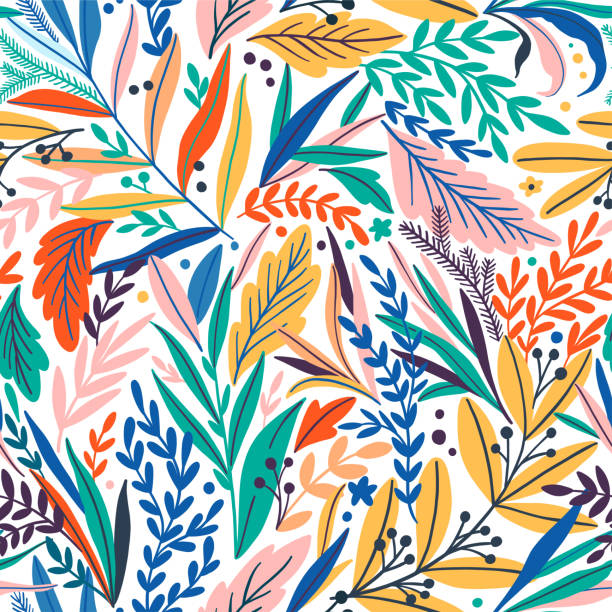
#> input picture Pattern.jpg, 612 x 612 px
$ python final.py
#> lines starting #> are read from the running program, lines starting #| are printed output that depends on the picture; long printed decimals are rounded
import cv2
import numpy as np
import matplotlib.pyplot as plt
import math

class TreeNode:
    #This class defines a node object in the huffman tree
    def __init__(self,data,probability,left=None, right=None):
        self.data = data
        self.probability = probability
        self.children = []
        self.parent = None
        self.bit = None
        self.bit_sequence = False
        self.left = left
        self.right = right

    def add_child(self,child):
        child.parent = self
        self.children.append(child)

    def assign_bits(self):

        if self.children:
            self.children[0].bit = "1"
            self.children[1].bit = "0"
            for i in self.children:
                i.assign_bits()

    def assign_bit_sequence(self):
        if not self.parent:
            for i in self.children:
                    i.assign_bit_sequence()
        if self.parent:
            self.bit_sequence = self.parent.bit_sequence + self.bit
            if self.children:
                for i in self.children:
                        i.assign_bit_sequence()
            else:
                self.bit_sequence = self.bit_sequence[1:]

    def get_leaf_values(self):

        if not self.children:
            #a leaf node
            return self.data,self.bit_sequence

        left_values = self.children[0].get_leaf_values()
        right_values = self.children[1].get_leaf_values()
        self.children[0].get_leaf_values()
        self.children[1].get_leaf_values()

        return left_values,right_values

def build_tree(codebook):
    root = TreeNode(None,None)

    for symbol, code in codebook.items():
        node = root

        for bit in code:
            if bit == "0":
                if node.left is None:
                    node.left = TreeNode(None,None)
                node = node.left
            else:
                if node.right is None:
                    node.right = TreeNode(None,None)
                node = node.right

        node.data = symbol

    return root

def huffman_decoding_tree(bit_sequence, root):
    decoded_values = []
    current_node = root

    for bit in bit_sequence:
        if bit == "0":
            current_node = current_node.left
        else:
            current_node = current_node.right
        if current_node.data is not None:
            decoded_values.append(current_node.data)
            current_node = root

    return decoded_values

def quantinze(number,cropped):

    image = cropped
    #quantice a number
    number_of_ranges = 7
    max_ = np.max(image)
    min_ = np.min(image)
    range_ = max_ - min_
    range_length = math.ceil(range_/number_of_ranges)
    updated_range = range_length*number_of_ranges
    value_to_add_for_range = updated_range - range_
    if (max_+ number_of_ranges) <= 255:
        max_ = max_ + value_to_add_for_range
    else:
        min_ = min_ - value_to_add_for_range
    quantized = None
    #find in which range the number is in
    #assign the quantized value
    middle = min_ + (math.ceil((number-min_)/range_length)-1)*range_length + range_length/2 #middle value of the range it belongs
    if number<min_:
        quantized = min_
    elif number > max_:
        quantized = max_
    elif number < middle:
        quantized = min_ + (math.ceil((number-min_)/range_length)-1)*range_length
    else:
        quantized = min_ + (math.ceil((number-min_)/range_length))*range_length
    return quantized

def quantize_image(image,reference):
    uniques = np.unique(image)
    new_arr = image
    for i in uniques:
        quantized_value = quantinze(i,reference)

        new_arr = np.where(new_arr == i, quantized_value, new_arr)
    return new_arr

def flatten_tuple(nested_tuple):
    flattened_list = []
    for element in nested_tuple:
        if isinstance(element, tuple):
            flattened_list.extend(flatten_tuple(element))
        else:
            flattened_list.append(element)
    tuples_list = []
    return flattened_list

def build_huffman_tree_from_leaves(leaves_):
    #creating leaf nodes for each symbol
    sorted_leaves = sorted(leaves_, key=lambda node: node.probability, reverse=True)
    # #now itteratively create the tree
    count = 1
    while len(sorted_leaves)>1:
        new_node_probability = sorted_leaves[-1].probability + sorted_leaves[-2].probability
        new_node = TreeNode(data= f"inter_{count}",probability=new_node_probability)
        new_node.add_child(sorted_leaves[-2])
        new_node.add_child(sorted_leaves[-1]) # does this order matter
        sorted_leaves = sorted_leaves[:-2]
        sorted_leaves.append(new_node)
        sorted_leaves = sorted(sorted_leaves, key=lambda node: node.probability, reverse=True)
        count = count + 1
    sorted_leaves[-1].bit_sequence = "X"
    sorted_leaves[-1].assign_bits()
    sorted_leaves[-1].assign_bit_sequence()
    # sorted_leaves[-1].print_tree()
    flattened_list = flatten_tuple(sorted_leaves[-1].get_leaf_values())
    tuple_list = []
    for i in range(0, len(flattened_list), 2):
        tuple_list.append((flattened_list[i], flattened_list[i + 1]))
    flattened_list = tuple_list

    # print(flattened_list)
    return flattened_list

def generate_huffman_code(uniques,probabilities):

    symbols_objects = []
    for data,probabiliy in zip(uniques.tolist(),probabilities):
        leaf = TreeNode(str(data),probabiliy)
        symbols_objects.append(leaf)

    codes = build_huffman_tree_from_leaves(symbols_objects)
    result = {}

    for item in codes:
        result[item[0]] = item[1]

    return result

def compress_image(huffman_code_for_cropped,image):
    #this image should be quantized using the range in the cropped image rgb channel
    array_to_compress = image.flatten()
    bit_sequence = ""
    for i in array_to_compress:
        symbol = huffman_code_for_cropped[str(i)]
        bit_sequence = bit_sequence + symbol

    return bit_sequence

def save_string_to_file(string, filename):
    #saves a given string to a text file as the given file name
    with open(filename, 'w') as f:
        f.write(string)

def get_entropy(image):
    uniques,counts = np.unique(image,return_counts = True)
    probabilities = counts/np.sum(counts)
    entropy = -np.sum(probabilities * np.log2(probabilities))
    return entropy

def psnr(image1, image2):
# Convert the images to grayscale
    image1 = cv2.cvtColor(image1, cv2.COLOR_BGR2GRAY)
    image2 = cv2.cvtColor(image2, cv2.COLOR_BGR2GRAY)

    # Calculate the mean squared error (MSE)
    mse = np.mean((image1 - image2) ** 2)

    # Check if the MSE is zero
    if mse == 0:
        return float('inf')

     # Calculate the PSNR
    psnr = 10 * np.log10(255 ** 2 / mse)
    return psnr

def average_length(image,result):
    uniques,counts = np.unique(image,return_counts = True)
    probabilities = counts/np.sum(counts)
    average_length = 0
    for unique,prob in zip(uniques,probabilities):
        code_length = len(result[str(unique)])
        average_length = average_length + code_length*prob
    return average_length

#Step 2
image = cv2.imread("Pattern.jpg") #read the image as rgb
#> image is the input picture: shape (612, 612, 3); mean B, G, R 177.7, 187.5, 185.4
#Step 3
cropped_rgb = image[0:16,124:(124+16),:]
cropped_red_channel = image[0:16,124:(124+16),0:1] #huffman code and quantizations are generated for this
cv2.imshow("Original Image", image)
cv2.imshow("Cropped image", cropped_rgb)

#Step 4
#quantizing the cropped
quantized_cropped = quantize_image(cropped_rgb,cropped_red_channel)
#> in quantize_image, `uniques = np.unique(image)`: uniques = 138 values from 5 to 255
#> the loop in quantize_image, `for i in uniques:` made 138 passes
#> (i, middle in quantinze, quantized in quantinze, quantized_value) on passes 1 to 12: (5, 7, 143, 143), (9, 7, 143, 143), (11, 7, 143, 143), (14, 7, 143, 143), (15, 7, 143, 143), (19, 23, 143, 143), (21, 23, 143, 143), (22, 23, 143, 143), (23, 23, 143, 143), (38, 39, 143, 143), (39, 39, 143, 143), (41, 39, 143, 143)
cv2.imshow("Quntized Cropped", quantized_cropped)

#Step 5
#getting probabilities of symbols
uniques,counts = np.unique(quantized_cropped[:,:,0:1],return_counts = True)
#> uniques = [143, 159, 175, 191, 207, 223, 239, 255]; counts = [4, 9, 24, 14, 18, 16, 34, 137]
probabilities = counts/np.sum(counts)
#> probabilities = [0.0156, 0.0352, 0.0938, 0.0547, 0.0703, 0.0625, 0.133, 0.535]
print("Probabilities - ",probabilities)
#| Probabilities -  [0.01562   0.03516 0.09375    0.05469  0.07031  0.0625
#|  0.1328  0.5352]

#Step 6
huffman_code_for_cropped = generate_huffman_code(uniques,probabilities) #generating a dictionary containing huffman codes for all symbols
#> the loop in generate_huffman_code, `for data,probabiliy in zip(uniques.tolist(),probabilities):` made 8 passes
#> (data, probabiliy) on passes 1 to 8: (143, 0.0156), (159, 0.0352), (175, 0.0938), (191, 0.0547), (207, 0.0703), (223, 0.0625), (239, 0.133), (255, 0.535)
#> after the loop in generate_huffman_code, `for data,probabiliy in zip(uniques.tolist(),probabilities):`: symbols_objects = 8 items
#> the loop in build_huffman_tree_from_leaves, `while len(sorted_leaves)>1:` made 7 passes
#> (new_node_probability, count) on pass 1: (0.0508, 2)
#> new_node_probability on pass 2: 0.105
#> the loop in assign_bits, `for i in self.children:` made 2 passes
#> the loop in assign_bit_sequence, `for i in self.children:` made 2 passes
#> the loop in flatten_tuple, `for element in nested_tuple:` made 2 passes
#> element on pass 1: ('255', '1')
#> the loop in build_huffman_tree_from_leaves, `for i in range(0, len(flattened_list), 2):` made 8 passes
#> i on passes 3 to 8: 4, 6, 8, 10, 12, 14
#> the loop in generate_huffman_code, `for item in codes:` made 8 passes
#> item on passes 1 to 8: ('255', '1'), ('239', '011'), ('207', '0101'), ('223', '0100'), ('191', '0011'), ('159', '00101'), ('143', '00100'), ('175', '000')
print("Huffman Codes - ",huffman_code_for_cropped)
#| Huffman Codes -  {'255': '1', '239': '011', '207': '0101', '223': '0100', '191': '0011', '159': '00101', '143': '00100', '175': '000'}

#Step 7
#compressing the cropped image
bit_sequence_of_cropped = compress_image(huffman_code_for_cropped,quantized_cropped)
#> the loop in compress_image, `for i in array_to_compress:` made 768 passes
#> i on passes 1 to 3: 255, 255, 255

#compressing the entire image >> Before compressing image shold be quantized to the range of cropped part
#quantizing the entire image
quantized_full_image = quantize_image(image,cropped_red_channel)
#> the loop in quantize_image (call 2), `for i in uniques:` made 256 passes
#> pass 1, in quantize_image (call 2), `new_arr = np.where(new_arr == i, quantized_value, new_arr)`:
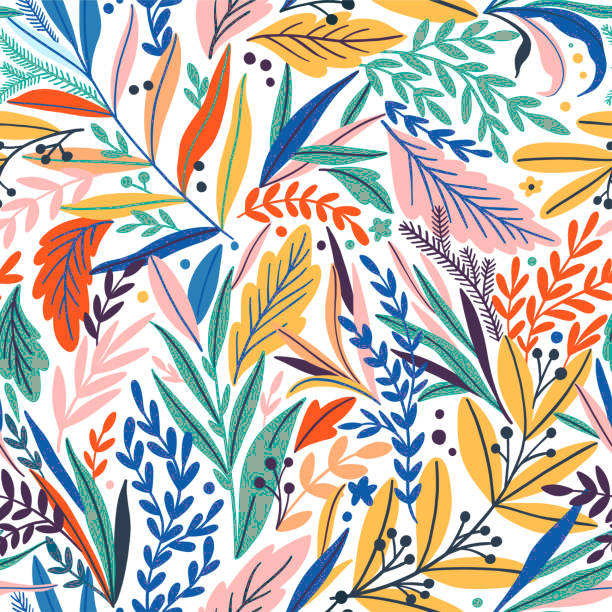
#> new_arr: shape (612, 612, 3); mean B, G, R 177.8, 187.5, 193
#> pass 3, in quantize_image (call 2), `new_arr = np.where(new_arr == i, quantized_value, new_arr)`:
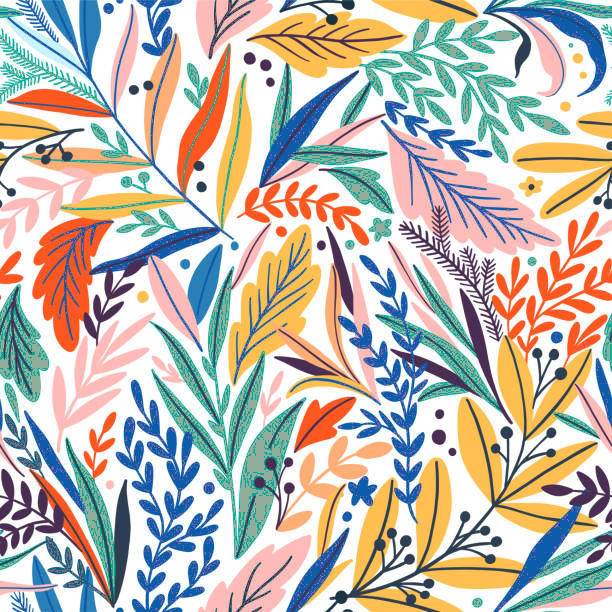
#> new_arr: shape (612, 612, 3); mean B, G, R 177.8, 187.5, 194.2
#> after the loop in quantize_image (call 2), `for i in uniques:`:
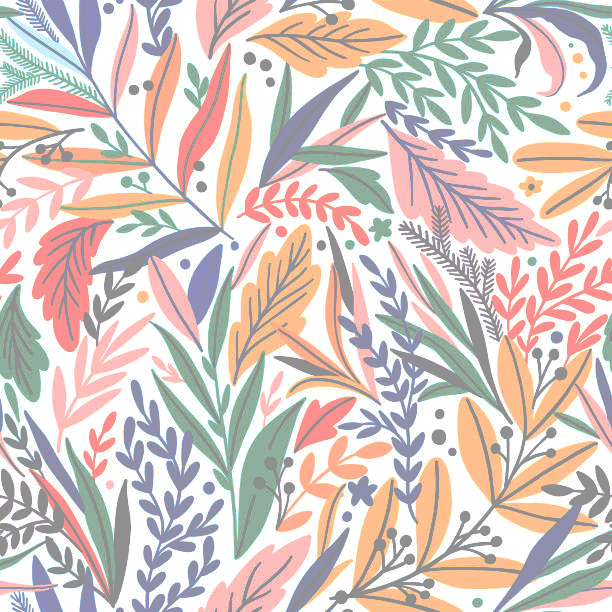
#> new_arr: shape (612, 612, 3); mean B, G, R 196, 201.7, 216.8
cv2.imshow("Quantized full image", quantized_full_image)

bit_sequence_of_full_image = compress_image(huffman_code_for_cropped,quantized_full_image)
#> the loop in compress_image (call 2), `for i in array_to_compress:` made 1123632 passes

#Step 8
save_string_to_file(bit_sequence_of_cropped,"huffman_coded_cropped.txt")
save_string_to_file(bit_sequence_of_full_image,"huffman_coded_full.txt")

#Step 11

entropy_source = get_entropy(image)
print("Entropy of the source - ",entropy_source)
#| Entropy of the source -  6.325

entropy_cropped = get_entropy(cropped_rgb)
print("Entropy of the cropped image - ",entropy_cropped)
#| Entropy of the cropped image -  4.734

entropy_decompressed = get_entropy(quantized_full_image) #Since quantized_full_image is decompresses without any losses
print("Entropy of the Quantized image - ",entropy_decompressed)
#| Entropy of the Quantized image -  2.307

#Step 12
PSNR_original = psnr(image,image)
#> in psnr, `image1 = cv2.cvtColor(image1, cv2.COLOR_BGR2GRAY)`:
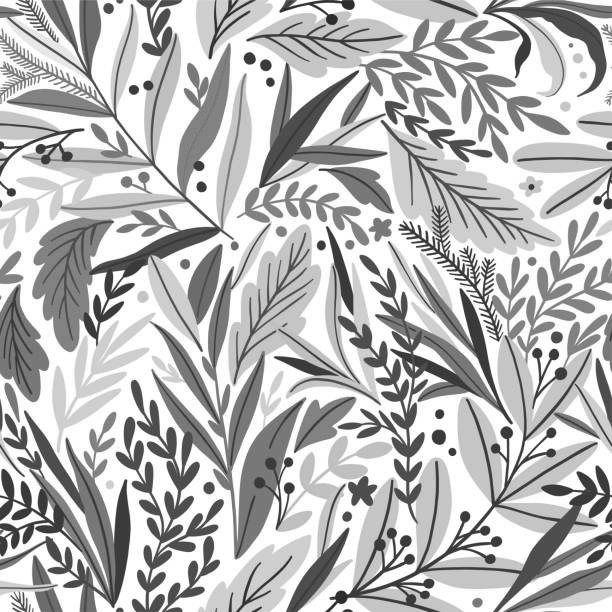
#> image1: shape (612, 612); min 19, max 255, mean 185.8
print("PSNR of original - ",PSNR_original)
#| PSNR of original -  inf

PSNR_decompressed = psnr(image,quantized_full_image)
#> in psnr (call 2), `image2 = cv2.cvtColor(image2, cv2.COLOR_BGR2GRAY)`:
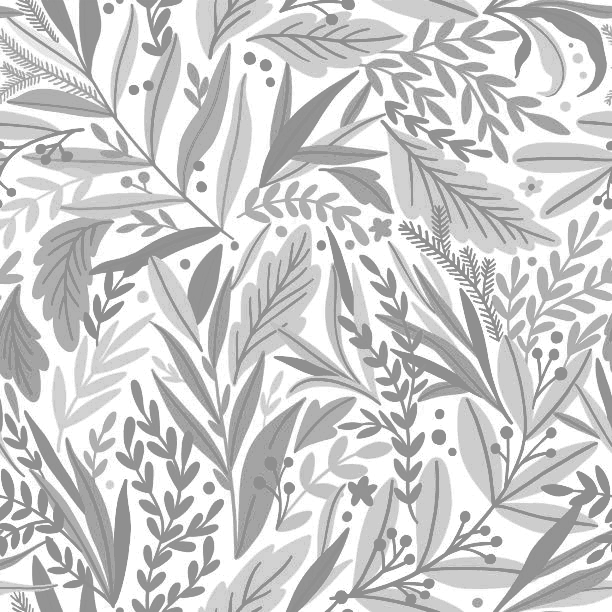
#> image2: shape (612, 612); min 143, max 255, mean 205.6
print("PSNR of decompressed - ",PSNR_decompressed)
#| PSNR of decompressed -  30.884

#calculating average lenths of compressed
average_length_compressed_cropped = average_length(quantized_cropped,huffman_code_for_cropped)
#> the loop in average_length, `for unique,prob in zip(uniques,probabilities):` made 8 passes
#> (unique, prob) on passes 1 to 8: (143, 0.0781), (159, 0.0221), (175, 0.0469), (191, 0.0521), (207, 0.0417), (223, 0.0352), (239, 0.1), (255, 0.624)
print(f"Average length for compressed cropped image - {average_length_compressed_cropped} bits")
#| Average length for compressed cropped image - 2.082 bits

average_length_compressed_full = average_length(quantized_full_image,huffman_code_for_cropped)
#> the loop in average_length (call 2), `for unique,prob in zip(uniques,probabilities):` made 8 passes
#> (unique, prob) on passes 1 to 8: (143, 0.289), (159, 0.0443), (175, 0.0649), (191, 0.0862), (207, 0.0231), (223, 0.0212), (239, 0.0655), (255, 0.406)
print(f"Average length for compressed full image - {average_length_compressed_full} bits")
#| Average length for compressed full image - 2.985 bits

#calculating the compression ratios of the compressed images
compressio_ratio_of_cropped = 8/average_length_compressed_cropped
print(f"Compression ratio of the cropped image  - {compressio_ratio_of_cropped}")
#| Compression ratio of the cropped image  - 3.842

compression_ratio_of_full = 8/average_length_compressed_full
print(f"Compression ratio of the full image  - {compression_ratio_of_full}")
#| Compression ratio of the full image  - 2.680

#Step 10
#Decompressing
with open('huffman_coded_full.txt', 'r') as f:
    bit_sequence = f.read()


# Build the Huffman trie
tree = build_tree(huffman_code_for_cropped)
#> the loop in build_tree, `for symbol, code in codebook.items():` made 8 passes

# Decode the bit sequence
decoded_values = np.array(huffman_decoding_tree(bit_sequence, tree))
decoded_image = np.reshape(decoded_values,image.shape).astype(np.uint8)

cv2.imshow("Decompressed full image",decoded_image)
cv2.waitKey(0)
